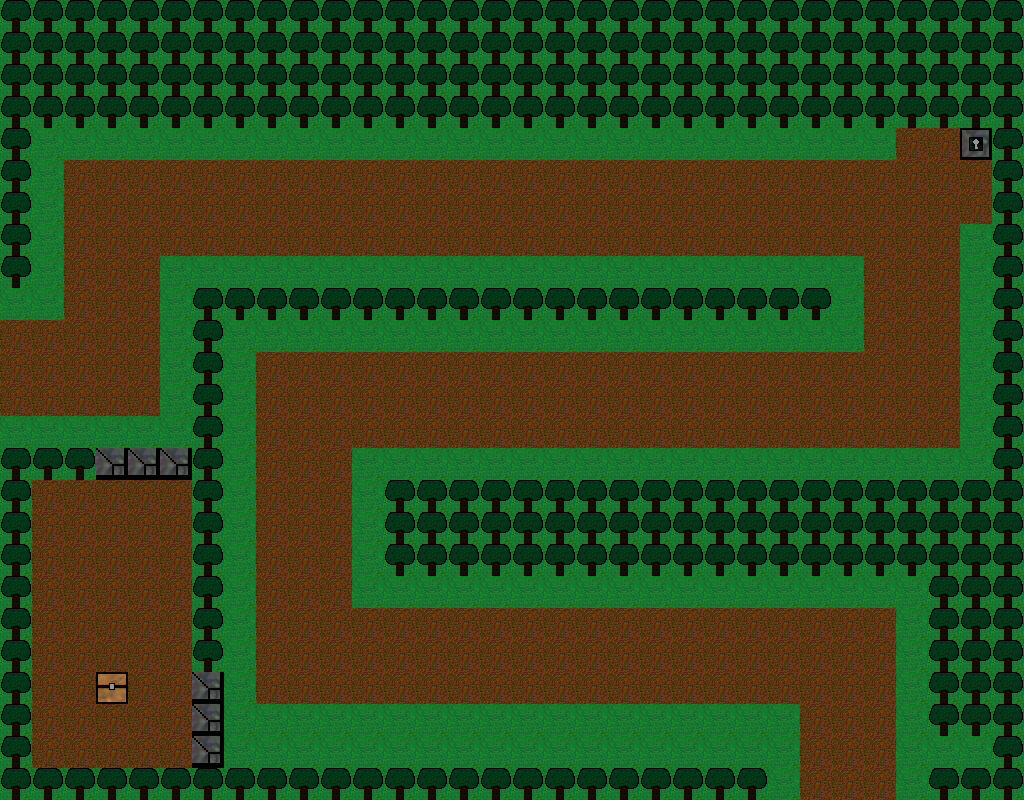

This game map was drawn from its Tiled (.tmx) file and the tilesets committed beside it. A one-line description and the trimmed map source follow:
An orthogonal 32x25 tile map with 32x32 px tiles, 1 tile layer (Tile Layer 1).

<map version="1.0" orientation="orthogonal" renderorder="right-down" width="32" height="25" tilewidth="32" tileheight="32" nextobjectid="1">
 <tileset firstgid="1" name="Tileset" tilewidth="32" tileheight="32" tilecount="100" columns="10">
  <image source="tileSet32.png" width="320" height="320" />
 </tileset>
 <layer name="Tile Layer 1" width="32" height="25">
  <data>[800 cells, 800 non-empty, 6 distinct tile ids]</data>
 </layer>
</map>